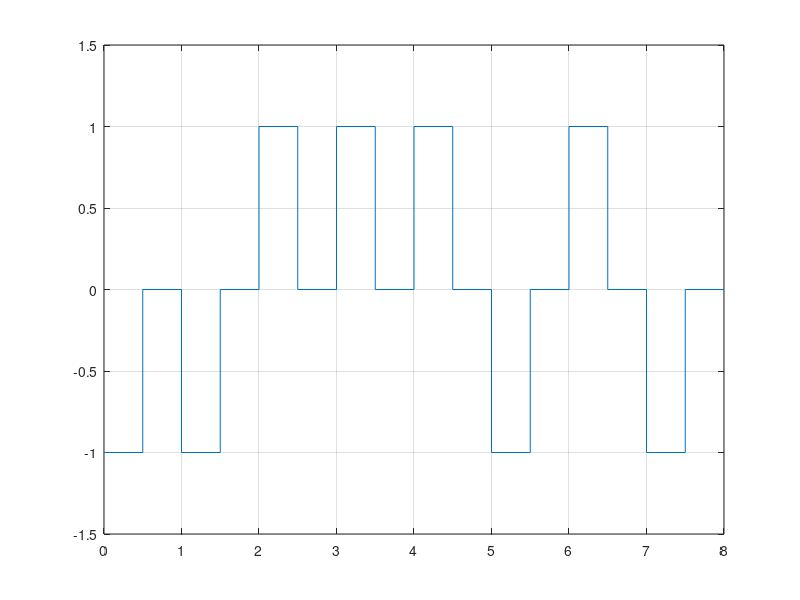

Write the MATLAB code that produced this figure.
% Digital data to digital signal convert (Line coding)
clc;
clear;
close all;

M = dlmread('data.txt');
len=length(M);

x=[];
y=[];

for i=0:len-1
    x=[x i i+.5 i+.5 i+1];
    if (M(i+1)==0)
        y=[y -1 -1 0 0];
    else 
        y=[y 1 1 0 0];
    end
end

plot(x,y),axis([0,len,-1.5, 1.5]),xticks([0:len]);
grid on;

